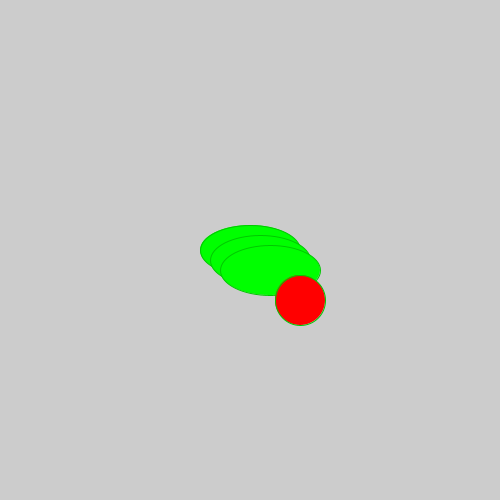
Frame 1 (no input)
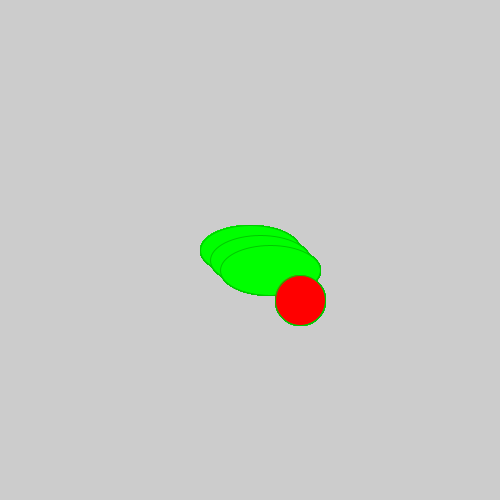
Frame 60 (the mouse pressed at the canvas centre just before this capture)
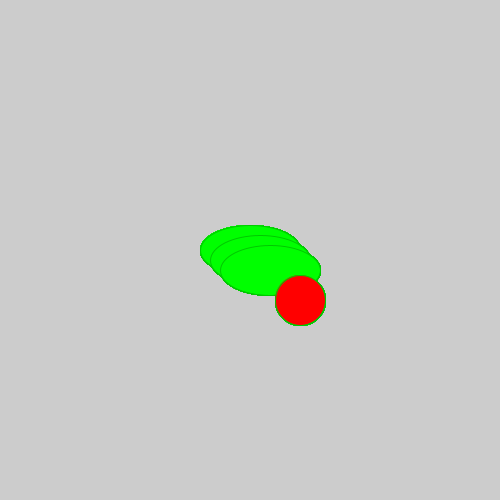
Frame 120 (the mouse held since frame 60 and released just before this capture)

The Processing sketch that drew these frames (run headless with seeded random() and noise(); from frame 60 on, the mouse is pressed at the canvas centre):

// Processing sketch: ex12_ellipse
// ── ex12_ellipse.pde
void setup() {
  size(500, 500);
}

void draw() {
  // fill and stroke color
  // for all my ellipses
  fill(0, 255, 0); //green
  stroke(0, 200, 0); //darker-green

  // x,y coord     width,height
  ellipse(250, 250, 100, 50);
  ellipse(260, 260, 100, 50);
  ellipse(270, 270, 100, 50);

  // a red circle!
  // it still has the green stroke
  // outline from above
  fill(255, 0, 0);
  ellipse(300, 300, 50, 50);
}
